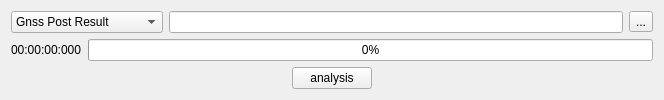
<?xml version="1.0" encoding="UTF-8"?>
<ui version="4.0">
 <class>CsvAnalysisTools</class>
 <widget class="QWidget" name="CsvAnalysisTools">
  <property name="geometry">
   <rect>
    <x>0</x>
    <y>0</y>
    <width>664</width>
    <height>99</height>
   </rect>
  </property>
  <property name="windowTitle">
   <string>CsvAnalysisTools</string>
  </property>
  <layout class="QVBoxLayout" name="verticalLayout">
   <item>
    <layout class="QHBoxLayout" name="horizontalLayout" stretch="1,3,0">
     <item>
      <widget class="QComboBox" name="fileformat_cmb">
       <item>
        <property name="text">
         <string>Gnss Post Result</string>
        </property>
       </item>
       <item>
        <property name="text">
         <string>Post Ins Csv to Kml</string>
        </property>
       </item>
      </widget>
     </item>
     <item>
      <widget class="QLineEdit" name="filepath_edt"/>
     </item>
     <item>
      <widget class="QToolButton" name="select_btn">
       <property name="text">
        <string>...</string>
       </property>
      </widget>
     </item>
    </layout>
   </item>
   <item>
    <layout class="QHBoxLayout" name="horizontalLayout_3">
     <item>
      <widget class="QLabel" name="time_lb">
       <property name="text">
        <string>00:00:00:000</string>
       </property>
      </widget>
     </item>
     <item>
      <widget class="QProgressBar" name="progressBar">
       <property name="maximum">
        <number>10000</number>
       </property>
       <property name="value">
        <number>0</number>
       </property>
      </widget>
     </item>
    </layout>
   </item>
   <item>
    <layout class="QHBoxLayout" name="horizontalLayout_2">
     <item>
      <spacer name="horizontalSpacer">
       <property name="orientation">
        <enum>Qt::Horizontal</enum>
       </property>
       <property name="sizeHint" stdset="0">
        <size>
         <width>40</width>
         <height>20</height>
        </size>
       </property>
      </spacer>
     </item>
     <item>
      <widget class="QPushButton" name="analysis_btn">
       <property name="text">
        <string>analysis</string>
       </property>
      </widget>
     </item>
     <item>
      <spacer name="horizontalSpacer_2">
       <property name="orientation">
        <enum>Qt::Horizontal</enum>
       </property>
       <property name="sizeHint" stdset="0">
        <size>
         <width>40</width>
         <height>20</height>
        </size>
       </property>
      </spacer>
     </item>
    </layout>
   </item>
  </layout>
 </widget>
 <layoutdefault spacing="6" margin="11"/>
 <resources/>
 <connections/>
</ui>
